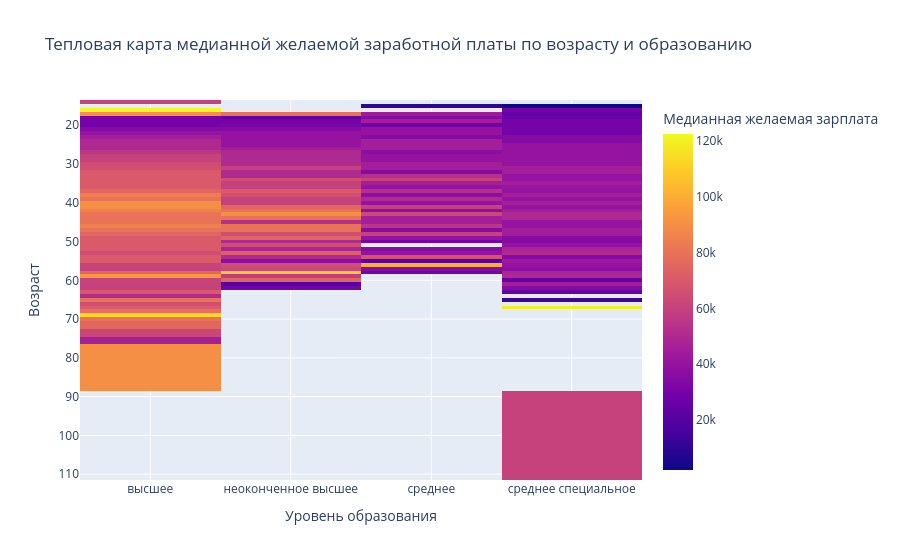

The code cell stored with this chart in its notebook:
### Markdown cell above
7. Постройте сводную таблицу, иллюстрирующую зависимость **медианной** желаемой заработной платы от возраста (**"Возраст"**) и образования (**"Образование"**). На полученной сводной таблице постройте **тепловую карту**. Проанализируйте тепловую карту, сравнив показатели внутри групп.

### Code cell
# Построение сводной таблицы (pivot table)
# Агрегируем данные, используя медианное значение заработной платы
# Индексом (строками) будет 'Возраст', колонками - 'Образование'
pivot_table = df.pivot_table(
    values='ЗП (руб)',
    index='Возраст',
    columns='Образование',
    aggfunc='median'
)

print("Сводная таблица:")
print(pivot_table)

# Построение тепловой карты на основе сводной таблицы с помощью Plotly Express
# Plotly Express может напрямую использовать DataFrame сводной таблицы
fig = px.imshow(pivot_table,
                labels=dict(x="Уровень образования", y="Возраст", color="Медианная желаемая зарплата"),
                x=pivot_table.columns,
                y=pivot_table.index,
                aspect="auto", # Автоматическое определение соотношения сторон
                title="Тепловая карта медианной желаемой заработной платы по возрасту и образованию",
               )

# Добавление текстовых аннотаций значений на тепловую карту (опционально)
fig.update_traces(textfont_size=12, selector=dict(type='heatmap'))

# Отображение графика
fig.show()

### Figure 1 — Plotly figure (JSON) as saved in the notebook; plotly's stock layout.template omitted (floating-point values rounded to 4 significant figures; data arrays with more than 128 entries replaced by an {"elided": "..."} marker saying what was removed)
{"data": [{"coloraxis": "coloraxis", "hovertemplate": "Уровень образования: %{x}<br>Возраст: %{y}<br>Медианная желаемая зарплата: %{z}<extra></extra>", "name": "0", "textfont": {"size": 12}, "type": "heatmap", "x": ["высшее", "неоконченное высшее", "среднее", "среднее специальное"], "xaxis": "x", "y": [14, 15, 16, 17, 18, 19, 20, 21, 22, 23, 24, 25, 26, 27, 28, 29, 30, 31, 32, 33, 34, 35, 36, 37, 38, 39, 40, 41, 42, 43, 44, 45, 46, 47, 48, 49, 50, 51, 52, 53, 54, 55, 56, 57, 58, 59, 60, 61, 62, 63, 64, 65, 66, 67, 68, 69, 70, 71, 72, 73, 76, 77, 100], "yaxis": "y", "z": {"elided": "63x4 float values"}}], "layout": {"coloraxis": {"colorbar": {"title": {"text": "Медианная желаемая зарплата"}}, "colorscale": [[0, "#0d0887"], [0.1111, "#46039f"], [0.2222, "#7201a8"], [0.3333, "#9c179e"], [0.4444, "#bd3786"], [0.5556, "#d8576b"], [0.6667, "#ed7953"], [0.7778, "#fb9f3a"], [0.8889, "#fdca26"], [1, "#f0f921"]]}, "title": {"text": "Тепловая карта медианной желаемой заработной платы по возрасту и образованию"}, "xaxis": {"anchor": "y", "domain": [0, 1], "title": {"text": "Уровень образования"}}, "yaxis": {"anchor": "x", "autorange": "reversed", "domain": [0, 1], "title": {"text": "Возраст"}}}}
